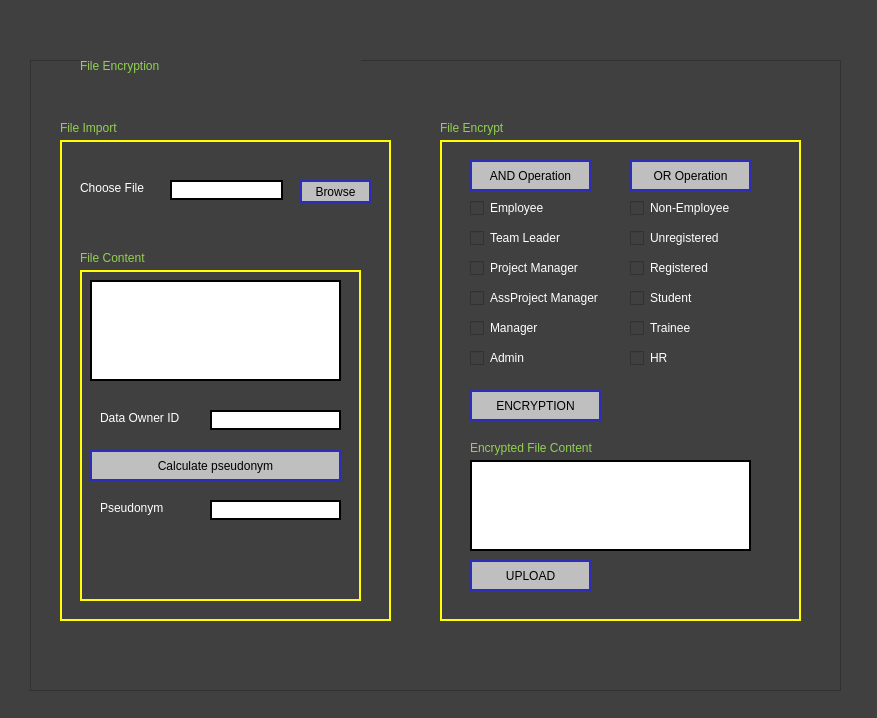
<?xml version="1.0" encoding="UTF-8"?>
<ui version="4.0">
 <class>Dialog</class>
 <widget class="QDialog" name="Dialog">
  <property name="geometry">
   <rect>
    <x>0</x>
    <y>0</y>
    <width>877</width>
    <height>718</height>
   </rect>
  </property>
  <property name="windowTitle">
   <string>Dialog</string>
  </property>
  <property name="styleSheet">
   <string notr="true">background-color: rgb(64, 64, 64);</string>
  </property>
  <widget class="QFrame" name="frame">
   <property name="geometry">
    <rect>
     <x>60</x>
     <y>140</y>
     <width>331</width>
     <height>481</height>
    </rect>
   </property>
   <property name="layoutDirection">
    <enum>Qt::LeftToRight</enum>
   </property>
   <property name="autoFillBackground">
    <bool>false</bool>
   </property>
   <property name="styleSheet">
    <string notr="true">border: 1.7px solid Yellow;
</string>
   </property>
   <property name="inputMethodHints">
    <set>Qt::ImhNone</set>
   </property>
   <property name="frameShape">
    <enum>QFrame::StyledPanel</enum>
   </property>
   <property name="frameShadow">
    <enum>QFrame::Plain</enum>
   </property>
   <property name="lineWidth">
    <number>1</number>
   </property>
   <property name="midLineWidth">
    <number>0</number>
   </property>
   <widget class="QLabel" name="l_fup">
    <property name="geometry">
     <rect>
      <x>20</x>
      <y>40</y>
      <width>81</width>
      <height>16</height>
     </rect>
    </property>
    <property name="styleSheet">
     <string notr="true">font: 75 11pt &quot;나눔명조 ExtraBold&quot;;
color: rgb(255, 255, 255);
border: none;</string>
    </property>
    <property name="text">
     <string>Choose File</string>
    </property>
   </widget>
   <widget class="QLineEdit" name="txt_up">
    <property name="geometry">
     <rect>
      <x>110</x>
      <y>40</y>
      <width>113</width>
      <height>20</height>
     </rect>
    </property>
    <property name="styleSheet">
     <string notr="true">font: 75 11pt &quot;나눔명조 ExtraBold&quot;;
background-color: rgb(255, 255, 255);
border: 1.7px solid black;</string>
    </property>
   </widget>
   <widget class="QPushButton" name="btn_browse">
    <property name="geometry">
     <rect>
      <x>240</x>
      <y>40</y>
      <width>71</width>
      <height>23</height>
     </rect>
    </property>
    <property name="styleSheet">
     <string notr="true">font: 75 13pt &quot;나눔명조 ExtraBold&quot;;
border-color: rgb(45, 45, 185);
background-color: rgb(191, 191, 191);</string>
    </property>
    <property name="text">
     <string>Browse</string>
    </property>
   </widget>
   <widget class="QFrame" name="frame_2">
    <property name="geometry">
     <rect>
      <x>20</x>
      <y>130</y>
      <width>281</width>
      <height>331</height>
     </rect>
    </property>
    <property name="styleSheet">
     <string notr="true">font: 75 9pt &quot;나눔명조 ExtraBold&quot;;

</string>
    </property>
    <property name="frameShape">
     <enum>QFrame::StyledPanel</enum>
    </property>
    <property name="frameShadow">
     <enum>QFrame::Plain</enum>
    </property>
    <widget class="QLabel" name="l_doid">
     <property name="geometry">
      <rect>
       <x>20</x>
       <y>140</y>
       <width>101</width>
       <height>16</height>
      </rect>
     </property>
     <property name="styleSheet">
      <string notr="true">font: 75 10.5pt &quot;나눔명조 ExtraBold&quot;;
color: rgb(255, 255, 255);
border:none;</string>
     </property>
     <property name="text">
      <string>Data Owner ID</string>
     </property>
    </widget>
    <widget class="QTextBrowser" name="txt_viewer">
     <property name="geometry">
      <rect>
       <x>10</x>
       <y>10</y>
       <width>251</width>
       <height>101</height>
      </rect>
     </property>
     <property name="styleSheet">
      <string notr="true">font: 75 11pt &quot;나눔명조 ExtraBold&quot;;
background-color: rgb(255, 255, 255);
border: 1.7px solid black;</string>
     </property>
    </widget>
    <widget class="QLineEdit" name="txt_doid">
     <property name="geometry">
      <rect>
       <x>130</x>
       <y>140</y>
       <width>131</width>
       <height>20</height>
      </rect>
     </property>
     <property name="styleSheet">
      <string notr="true">font: 75 11pt &quot;나눔명조 ExtraBold&quot;;
background-color: rgb(255, 255, 255);
border: 1.7px solid black;</string>
     </property>
    </widget>
    <widget class="QPushButton" name="btn_cal_pse">
     <property name="geometry">
      <rect>
       <x>10</x>
       <y>180</y>
       <width>251</width>
       <height>31</height>
      </rect>
     </property>
     <property name="styleSheet">
      <string notr="true">font: 75 13pt &quot;나눔명조 ExtraBold&quot;;
border: 1.7px solid rgb(45, 45, 185);
color: rgb(0, 0, 0);
background-color: rgb(191, 191, 191);</string>
     </property>
     <property name="text">
      <string>Calculate pseudonym</string>
     </property>
    </widget>
    <widget class="QLabel" name="label_5">
     <property name="geometry">
      <rect>
       <x>20</x>
       <y>230</y>
       <width>81</width>
       <height>16</height>
      </rect>
     </property>
     <property name="styleSheet">
      <string notr="true">font: 75 10.5pt &quot;나눔명조 ExtraBold&quot;;
color: rgb(255, 255, 255);
border:none;</string>
     </property>
     <property name="text">
      <string>Pseudonym</string>
     </property>
    </widget>
    <widget class="QLineEdit" name="txt_pse">
     <property name="geometry">
      <rect>
       <x>130</x>
       <y>230</y>
       <width>131</width>
       <height>20</height>
      </rect>
     </property>
     <property name="styleSheet">
      <string notr="true">font: 75 11pt &quot;나눔명조 ExtraBold&quot;;
background-color: rgb(255, 255, 255);
border: 1.7px solid black;</string>
     </property>
    </widget>
   </widget>
   <widget class="QLabel" name="l_fc">
    <property name="geometry">
     <rect>
      <x>20</x>
      <y>110</y>
      <width>111</width>
      <height>16</height>
     </rect>
    </property>
    <property name="styleSheet">
     <string notr="true">font: 75 13pt &quot;나눔명조 ExtraBold&quot;;
color: rgb(146, 208, 80);
border: none;
</string>
    </property>
    <property name="text">
     <string>File Content</string>
    </property>
   </widget>
  </widget>
  <widget class="QLabel" name="l_title1">
   <property name="geometry">
    <rect>
     <x>60</x>
     <y>120</y>
     <width>101</width>
     <height>16</height>
    </rect>
   </property>
   <property name="styleSheet">
    <string notr="true">font: 75 13pt &quot;나눔명조 ExtraBold&quot;;
color: rgb(146, 208, 80);</string>
   </property>
   <property name="text">
    <string>File Import</string>
   </property>
  </widget>
  <widget class="QLabel" name="title">
   <property name="geometry">
    <rect>
     <x>80</x>
     <y>40</y>
     <width>281</width>
     <height>51</height>
    </rect>
   </property>
   <property name="styleSheet">
    <string notr="true">font: 75 30pt &quot;나눔명조 ExtraBold&quot;;

color: rgb(146, 208, 80);
background-color: rgb(64, 64, 64);</string>
   </property>
   <property name="text">
    <string>File Encryption</string>
   </property>
  </widget>
  <widget class="QLabel" name="l_title2">
   <property name="geometry">
    <rect>
     <x>440</x>
     <y>120</y>
     <width>91</width>
     <height>16</height>
    </rect>
   </property>
   <property name="styleSheet">
    <string notr="true">font: 75 13pt &quot;나눔명조 ExtraBold&quot;;
color: rgb(146, 208, 80);</string>
   </property>
   <property name="text">
    <string>File Encrypt</string>
   </property>
  </widget>
  <widget class="QFrame" name="frame_3">
   <property name="geometry">
    <rect>
     <x>440</x>
     <y>140</y>
     <width>361</width>
     <height>481</height>
    </rect>
   </property>
   <property name="styleSheet">
    <string notr="true">border: 1.7px solid Yellow;</string>
   </property>
   <property name="frameShape">
    <enum>QFrame::StyledPanel</enum>
   </property>
   <property name="frameShadow">
    <enum>QFrame::Plain</enum>
   </property>
   <widget class="QPushButton" name="btn_and">
    <property name="geometry">
     <rect>
      <x>30</x>
      <y>20</y>
      <width>121</width>
      <height>31</height>
     </rect>
    </property>
    <property name="styleSheet">
     <string notr="true">font: 75 11pt &quot;나눔명조 ExtraBold&quot;;

border: 1.7px solid rgb(45, 45, 185);
background-color: rgb(191, 191, 191);</string>
    </property>
    <property name="text">
     <string>AND Operation</string>
    </property>
   </widget>
   <widget class="QPushButton" name="btn_or">
    <property name="geometry">
     <rect>
      <x>190</x>
      <y>20</y>
      <width>121</width>
      <height>31</height>
     </rect>
    </property>
    <property name="styleSheet">
     <string notr="true">font: 75 11pt &quot;나눔명조 ExtraBold&quot;;

border: 1.7px solid rgb(45, 45, 185);
background-color: rgb(191, 191, 191);</string>
    </property>
    <property name="text">
     <string>OR Operation</string>
    </property>
   </widget>
   <widget class="QCheckBox" name="chk_Employee">
    <property name="geometry">
     <rect>
      <x>30</x>
      <y>60</y>
      <width>91</width>
      <height>16</height>
     </rect>
    </property>
    <property name="styleSheet">
     <string notr="true">font: 75 11pt &quot;나눔명조 ExtraBold&quot;;
color: rgb(255, 255, 255);
border:none;</string>
    </property>
    <property name="text">
     <string>Employee</string>
    </property>
   </widget>
   <widget class="QCheckBox" name="chk_Team_Leader">
    <property name="geometry">
     <rect>
      <x>30</x>
      <y>90</y>
      <width>111</width>
      <height>16</height>
     </rect>
    </property>
    <property name="styleSheet">
     <string notr="true">font: 75 11pt &quot;나눔명조 ExtraBold&quot;;
color: rgb(255, 255, 255);
border:none;</string>
    </property>
    <property name="text">
     <string>Team Leader</string>
    </property>
   </widget>
   <widget class="QCheckBox" name="chk_Project_Manager">
    <property name="geometry">
     <rect>
      <x>30</x>
      <y>120</y>
      <width>141</width>
      <height>16</height>
     </rect>
    </property>
    <property name="styleSheet">
     <string notr="true">font: 75 11pt &quot;나눔명조 ExtraBold&quot;;
color: rgb(255, 255, 255);
border:none;</string>
    </property>
    <property name="text">
     <string>Project Manager</string>
    </property>
   </widget>
   <widget class="QCheckBox" name="chk_AssProject_Manager">
    <property name="geometry">
     <rect>
      <x>30</x>
      <y>150</y>
      <width>171</width>
      <height>16</height>
     </rect>
    </property>
    <property name="styleSheet">
     <string notr="true">font: 75 11pt &quot;나눔명조 ExtraBold&quot;;
color: rgb(255, 255, 255);
border:none;</string>
    </property>
    <property name="text">
     <string>AssProject Manager</string>
    </property>
   </widget>
   <widget class="QCheckBox" name="chk_Manager">
    <property name="geometry">
     <rect>
      <x>30</x>
      <y>180</y>
      <width>141</width>
      <height>16</height>
     </rect>
    </property>
    <property name="styleSheet">
     <string notr="true">font: 75 11pt &quot;나눔명조 ExtraBold&quot;;
color: rgb(255, 255, 255);
border:none;</string>
    </property>
    <property name="text">
     <string>Manager</string>
    </property>
   </widget>
   <widget class="QCheckBox" name="chk_Admin">
    <property name="geometry">
     <rect>
      <x>30</x>
      <y>210</y>
      <width>141</width>
      <height>16</height>
     </rect>
    </property>
    <property name="styleSheet">
     <string notr="true">font: 75 11pt &quot;나눔명조 ExtraBold&quot;;
color: rgb(255, 255, 255);
border:none;</string>
    </property>
    <property name="text">
     <string>Admin</string>
    </property>
   </widget>
   <widget class="QCheckBox" name="chk_Non_Employee">
    <property name="geometry">
     <rect>
      <x>190</x>
      <y>60</y>
      <width>141</width>
      <height>16</height>
     </rect>
    </property>
    <property name="styleSheet">
     <string notr="true">font: 75 11pt &quot;나눔명조 ExtraBold&quot;;
color: rgb(255, 255, 255);
border:none;</string>
    </property>
    <property name="text">
     <string>Non-Employee</string>
    </property>
   </widget>
   <widget class="QCheckBox" name="chk_Unregistered">
    <property name="geometry">
     <rect>
      <x>190</x>
      <y>90</y>
      <width>141</width>
      <height>16</height>
     </rect>
    </property>
    <property name="styleSheet">
     <string notr="true">font: 75 11pt &quot;나눔명조 ExtraBold&quot;;
color: rgb(255, 255, 255);
border:none;</string>
    </property>
    <property name="text">
     <string>Unregistered</string>
    </property>
   </widget>
   <widget class="QCheckBox" name="chk_Registered">
    <property name="geometry">
     <rect>
      <x>190</x>
      <y>120</y>
      <width>141</width>
      <height>16</height>
     </rect>
    </property>
    <property name="styleSheet">
     <string notr="true">font: 75 11pt &quot;나눔명조 ExtraBold&quot;;
color: rgb(255, 255, 255);
border:none;</string>
    </property>
    <property name="text">
     <string>Registered</string>
    </property>
   </widget>
   <widget class="QCheckBox" name="chk_Student">
    <property name="geometry">
     <rect>
      <x>190</x>
      <y>150</y>
      <width>141</width>
      <height>16</height>
     </rect>
    </property>
    <property name="styleSheet">
     <string notr="true">font: 75 11pt &quot;나눔명조 ExtraBold&quot;;
color: rgb(255, 255, 255);
border:none;</string>
    </property>
    <property name="text">
     <string>Student</string>
    </property>
   </widget>
   <widget class="QCheckBox" name="chk_Trainee">
    <property name="geometry">
     <rect>
      <x>190</x>
      <y>180</y>
      <width>141</width>
      <height>16</height>
     </rect>
    </property>
    <property name="styleSheet">
     <string notr="true">font: 75 11pt &quot;나눔명조 ExtraBold&quot;;
color: rgb(255, 255, 255);
border:none;</string>
    </property>
    <property name="text">
     <string>Trainee</string>
    </property>
   </widget>
   <widget class="QCheckBox" name="chk_HR">
    <property name="geometry">
     <rect>
      <x>190</x>
      <y>210</y>
      <width>141</width>
      <height>16</height>
     </rect>
    </property>
    <property name="styleSheet">
     <string notr="true">font: 75 11pt &quot;나눔명조 ExtraBold&quot;;
color: rgb(255, 255, 255);
border:none;</string>
    </property>
    <property name="text">
     <string>HR</string>
    </property>
   </widget>
   <widget class="QPushButton" name="btn_up">
    <property name="geometry">
     <rect>
      <x>30</x>
      <y>420</y>
      <width>121</width>
      <height>31</height>
     </rect>
    </property>
    <property name="styleSheet">
     <string notr="true">font: 75 11pt &quot;나눔명조 ExtraBold&quot;;

border: 1.7px solid rgb(45, 45, 185);
background-color: rgb(191, 191, 191);</string>
    </property>
    <property name="text">
     <string>UPLOAD</string>
    </property>
   </widget>
   <widget class="QLabel" name="l_efc">
    <property name="geometry">
     <rect>
      <x>30</x>
      <y>300</y>
      <width>181</width>
      <height>16</height>
     </rect>
    </property>
    <property name="styleSheet">
     <string notr="true">font: 75 13pt &quot;나눔명조 ExtraBold&quot;;
color: rgb(146, 208, 80);
border:none;</string>
    </property>
    <property name="text">
     <string>Encrypted File Content</string>
    </property>
   </widget>
   <widget class="QTextBrowser" name="txt_efc">
    <property name="geometry">
     <rect>
      <x>30</x>
      <y>320</y>
      <width>281</width>
      <height>91</height>
     </rect>
    </property>
    <property name="styleSheet">
     <string notr="true">font: 75 11pt &quot;나눔명조 ExtraBold&quot;;
background-color: rgb(255, 255, 255);
border: 1.7px solid black;</string>
    </property>
   </widget>
   <widget class="QPushButton" name="btn_encry">
    <property name="geometry">
     <rect>
      <x>30</x>
      <y>250</y>
      <width>131</width>
      <height>31</height>
     </rect>
    </property>
    <property name="styleSheet">
     <string notr="true">font: 75 11pt &quot;나눔명조 ExtraBold&quot;;

border: 1.7px solid rgb(45, 45, 185);
background-color: rgb(191, 191, 191);</string>
    </property>
    <property name="text">
     <string>ENCRYPTION</string>
    </property>
   </widget>
  </widget>
  <widget class="QGraphicsView" name="graphicsView">
   <property name="geometry">
    <rect>
     <x>30</x>
     <y>60</y>
     <width>811</width>
     <height>631</height>
    </rect>
   </property>
  </widget>
  <zorder>graphicsView</zorder>
  <zorder>frame</zorder>
  <zorder>l_title1</zorder>
  <zorder>title</zorder>
  <zorder>l_title2</zorder>
  <zorder>frame_3</zorder>
 </widget>
 <resources/>
 <connections/>
</ui>
